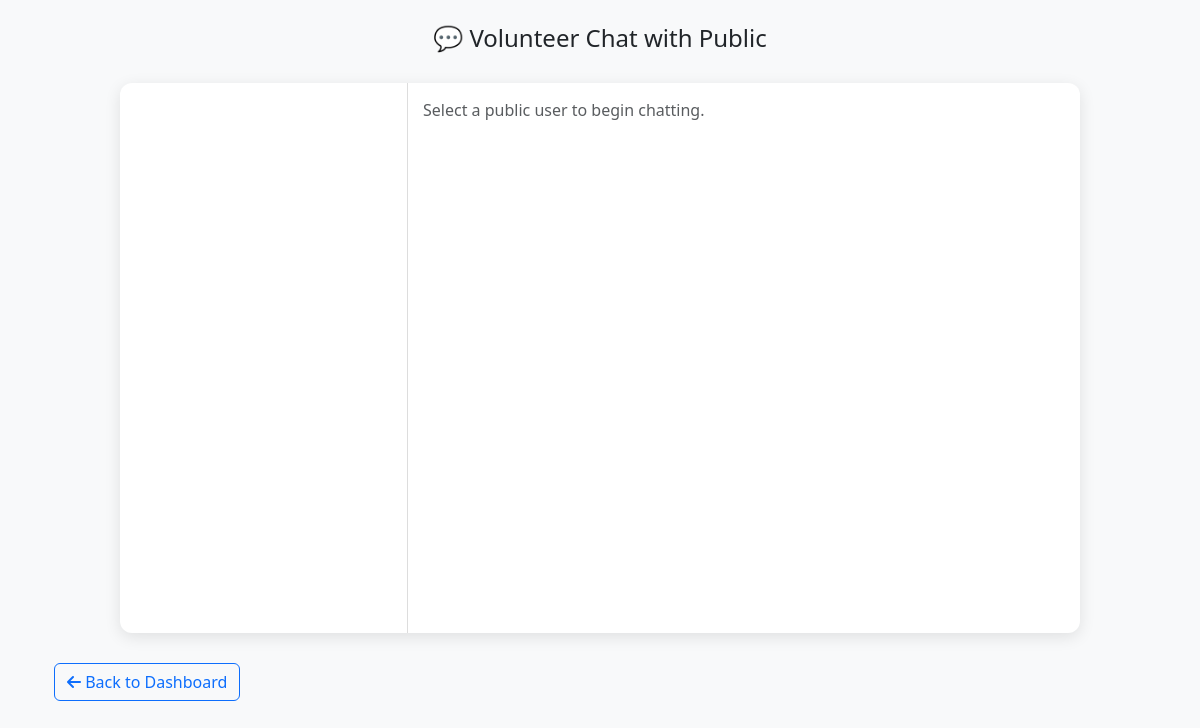
/user/chat_with_public.php?user=prathap123 (signed in), run on an earlier commit of the app's database.
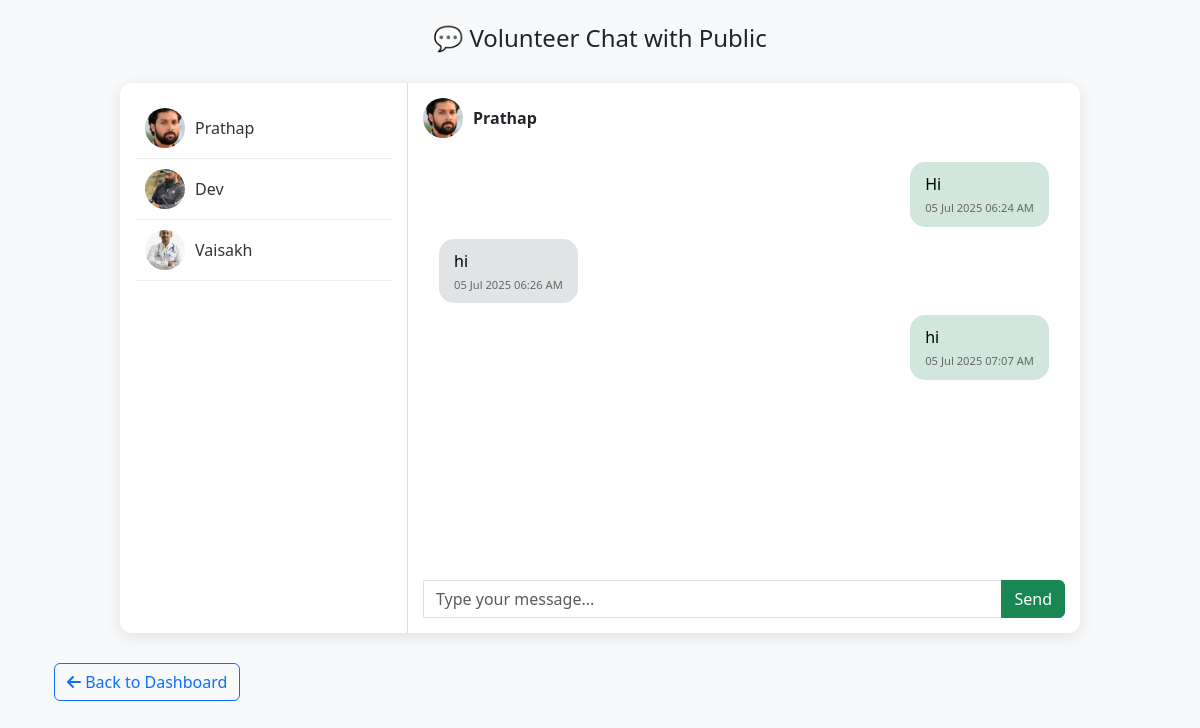
And on a later commit of the database.
### tables this page shows
CREATE TABLE `public_users` (
  `id` int(11) NOT NULL,
  `username` varchar(50) DEFAULT NULL,
  `password` varchar(255) DEFAULT NULL,
  `full_name` varchar(100) DEFAULT NULL,
  `email` varchar(100) DEFAULT NULL,
  `phone` varchar(15) DEFAULT NULL,
  `location` varchar(100) DEFAULT NULL,
  `gender` varchar(10) DEFAULT NULL,
  `photo` varchar(255) DEFAULT NULL,
  `created_at` timestamp NOT NULL DEFAULT current_timestamp()
);

CREATE TABLE `messages` (
  `id` int(11) NOT NULL,
  `sender_username` varchar(100) NOT NULL,
  `receiver_username` varchar(100) NOT NULL,
  `message` text NOT NULL,
  `sent_at` timestamp NOT NULL DEFAULT current_timestamp()
);

### user/chat_with_public.php (the view, shortened to what this page needs)
<?php
include realpath(__DIR__ . '/../config/db.php');
$username = $_SESSION['username'];
$stmt = $conn->prepare("SELECT username, full_name, photo FROM public_users");
$stmt->execute();
$usersResult = $stmt->get_result();
$publicUsers = [];
while ($row = $usersResult->fetch_assoc()) {
    $publicUsers[] = $row;
}
$chatUser = $_GET['user'] ?? '';
$chatMessages = [];
$chatUserDetails = null;
if ($chatUser) {
    $detailsStmt = $conn->prepare("SELECT full_name, photo FROM public_users WHERE username = ?");
    $detailsStmt->bind_param("s", $chatUser);
    $detailsStmt->execute();
    $chatUserDetails = $detailsStmt->get_result()->fetch_assoc();
    $msgStmt = $conn->prepare("SELECT * FROM messages WHERE
        (sender_username = ? AND receiver_username = ?) OR
        (sender_username = ? AND receiver_username = ?) ORDER BY sent_at ASC");
    $msgStmt->bind_param("ssss", $username, $chatUser, $chatUser, $username);
    $msgStmt->execute();
    $res = $msgStmt->get_result();
    while ($row = $res->fetch_assoc()) {
        $chatMessages[] = $row;
    }
}
?>
<!DOCTYPE html>
<html lang="en">
<head>
  <link href="https://cdn.jsdelivr.net/npm/bootstrap@5.3.3/dist/css/bootstrap.min.css" rel="stylesheet">
  <link href="https://cdnjs.cloudflare.com/ajax/libs/font-awesome/6.5.0/css/all.min.css" rel="stylesheet">
</head>
<body>
<div class="container">
  <h4 class="text-center my-4">💬 Volunteer Chat with Public</h4>
  <div class="chat-container">
    <div class="user-list">
      <?php foreach ($publicUsers as $user): ?>
        <a class="user-item" href="?user=<?= urlencode($user['username']) ?>">
          <img src="public/uploads/<?= htmlspecialchars($user['photo']) ?>" alt="User">
          <?= htmlspecialchars($user['full_name']) ?>
        </a>
      <?php endforeach; ?>
    </div>
    <div class="chat-area">
      <?php if ($chatUser && $chatUserDetails): ?>
        <div class="chat-header">
          <img src="public/uploads/<?= htmlspecialchars($chatUserDetails['photo']) ?>" alt="User">
          <strong><?= htmlspecialchars($chatUserDetails['full_name']) ?></strong>
        </div>
        <div class="chat-box" id="chat-box">
          <?php foreach ($chatMessages as $msg): ?>
            <div class="message <?= $msg['sender_username'] === $username ? 'you' : 'other' ?>">
              <?= htmlspecialchars($msg['message']) ?>
              <small><?= date("d M Y h:i A", strtotime($msg['sent_at'])) ?></small>
            </div>
          <?php endforeach; ?>
        </div>
        <form method="post" action="send_messages.php" id="sendForm">
          <div class="input-group">
            <input type="text" name="message" class="form-control" placeholder="Type your message..." required>
            <button type="submit" class="btn btn-success">Send</button>
          </div>
        </form>
      <?php else: ?>
        <p class="text-muted">Select a public user to begin chatting.</p>
      <?php endif; ?>
    </div>
  </div>
  <div class="container">
  <div class="d-flex justify-content-between align-items-center mt-4 mb-2">
    <a href="volunteer_dashboard.php" class="btn btn-outline-primary">
      <i class="fas fa-arrow-left"></i> Back to Dashboard
    </a>
  </div>
</div>
</body>
</html>

What changed in the data, as far as the page shows it:
added public_users: photo (picture), full_name "Prathap"
added public_users: photo (picture), full_name "Dev"
added public_users: photo (picture), full_name "Vaisakh"
added messages: message "Hi", sent_at "05 Jul 2025 06:24 AM"
added messages: message "hi", sent_at "05 Jul 2025 06:26 AM", sender_username "prathap123" (drawn)
added messages: message "hi", sent_at "05 Jul 2025 07:07 AM"
Also different on the page:
text no longer shown: "Select a public user to begin chatting."
text now shown: "Send"
